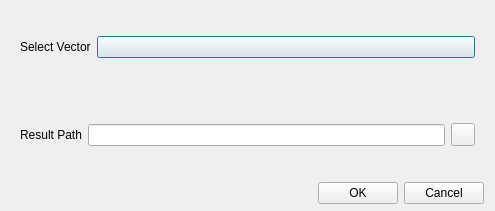
<?xml version="1.0" encoding="UTF-8"?>
<ui version="4.0">
 <class>shpSinglepartsDialog</class>
 <widget class="QDialog" name="shpSinglepartsDialog">
  <property name="geometry">
   <rect>
    <x>0</x>
    <y>0</y>
    <width>495</width>
    <height>211</height>
   </rect>
  </property>
  <property name="windowTitle">
   <string>Vector Singleparts Parameter Settings</string>
  </property>
  <layout class="QVBoxLayout" name="verticalLayout">
   <property name="spacing">
    <number>6</number>
   </property>
   <property name="topMargin">
    <number>6</number>
   </property>
   <property name="bottomMargin">
    <number>7</number>
   </property>
   <item>
    <widget class="CardWidget" name="CardWidget_4">
     <property name="layoutDirection">
      <enum>Qt::LeftToRight</enum>
     </property>
     <layout class="QHBoxLayout" name="horizontalLayout_5">
      <item>
       <widget class="BodyLabel" name="BodyLabel">
        <property name="text">
         <string>Select Vector</string>
        </property>
       </widget>
      </item>
      <item>
       <widget class="ComboBox" name="selectShpCb">
        <property name="sizePolicy">
         <sizepolicy hsizetype="Expanding" vsizetype="Fixed">
          <horstretch>0</horstretch>
          <verstretch>0</verstretch>
         </sizepolicy>
        </property>
       </widget>
      </item>
     </layout>
    </widget>
   </item>
   <item>
    <widget class="CardWidget" name="CardWidget">
     <property name="layoutDirection">
      <enum>Qt::LeftToRight</enum>
     </property>
     <layout class="QHBoxLayout" name="horizontalLayout">
      <item>
       <widget class="BodyLabel" name="BodyLabel_4">
        <property name="text">
         <string>Result Path</string>
        </property>
       </widget>
      </item>
      <item>
       <widget class="LineEdit" name="resLE">
        <property name="readOnly">
         <bool>true</bool>
        </property>
       </widget>
      </item>
      <item>
       <widget class="ToolButton" name="selectSaveFilePB"/>
      </item>
     </layout>
    </widget>
   </item>
   <item>
    <layout class="QHBoxLayout" name="horizontalLayout_3">
     <item>
      <spacer name="horizontalSpacer">
       <property name="orientation">
        <enum>Qt::Horizontal</enum>
       </property>
       <property name="sizeHint" stdset="0">
        <size>
         <width>40</width>
         <height>20</height>
        </size>
       </property>
      </spacer>
     </item>
     <item>
      <widget class="PushButton" name="runPB">
       <property name="text">
        <string>OK</string>
       </property>
      </widget>
     </item>
     <item>
      <widget class="PushButton" name="cancelPB">
       <property name="text">
        <string>Cancel</string>
       </property>
      </widget>
     </item>
    </layout>
   </item>
  </layout>
 </widget>
 <customwidgets>
  <customwidget>
   <class>ComboBox</class>
   <extends>QPushButton</extends>
   <header>qfluentwidgets</header>
  </customwidget>
  <customwidget>
   <class>PushButton</class>
   <extends>QPushButton</extends>
   <header>qfluentwidgets</header>
  </customwidget>
  <customwidget>
   <class>ToolButton</class>
   <extends>QToolButton</extends>
   <header>qfluentwidgets</header>
  </customwidget>
  <customwidget>
   <class>CardWidget</class>
   <extends>QFrame</extends>
   <header>qfluentwidgets</header>
   <container>1</container>
  </customwidget>
  <customwidget>
   <class>BodyLabel</class>
   <extends>QLabel</extends>
   <header>qfluentwidgets</header>
  </customwidget>
  <customwidget>
   <class>LineEdit</class>
   <extends>QLineEdit</extends>
   <header>qfluentwidgets</header>
  </customwidget>
 </customwidgets>
 <resources>
  <include location="../../yoyirs.qrc"/>
 </resources>
 <connections/>
</ui>
